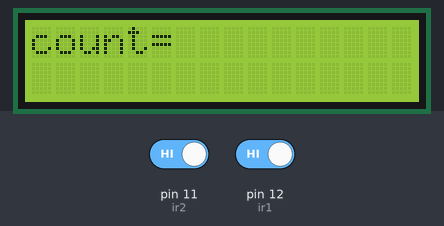
This sketch was run on a simulated Arduino Uno, built with avr-gcc and run on an emulated ATmega328P. Parts: 16×2 character LCD. The test bench sets the inputs (shaded band); at power-on: pin 11 (ir2) HIGH, pin 12 (ir1) HIGH.

Above: at 1.2 s.
1.3 s: pin 11 (ir2) driven LOW
At 2.2 s:
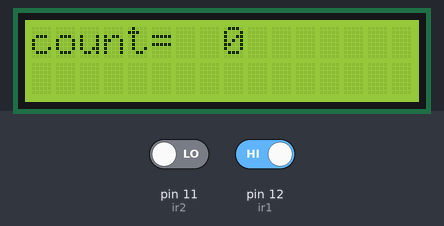
2.8 s: pin 12 (ir1) driven LOW
At 3.3 s:
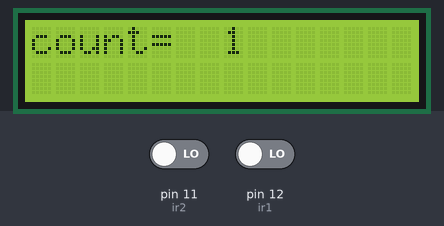
Timing chart, 0 to 5.8 s (numbered marks = the images above; inputs shaded):
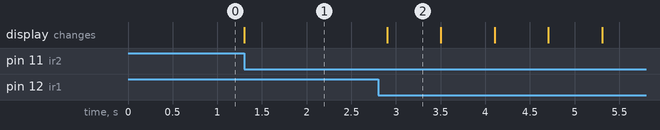

Measured:
- after the input at 1.3 s, the display: changes at once (image 1)
- after the input at 2.8 s, the display: changes after 0.10 s (image 2)
- what the display in image 2 shows lasts 0.6 s, from 2.9 s to 3.5 s

The sketch:

ir-sensor.ino
```cpp
#include<LiquidCrystal_I2C.h>

#include<Wire.h>
uint8_t ir1=12,ir2=11,ir1_val1,ir2_val2,count=0;
LiquidCrystal_I2C lcd(0x27,16,2);
void setup() {
  lcd.begin();
Serial.begin(9600);
pinMode(ir1,INPUT);
pinMode(ir2,INPUT);
lcd.clear();
lcd.setCursor(0,0);
lcd.print("count= ");
}

void loop() {
  ir1_val1=digitalRead(ir1);
 if(ir1_val1==0)
 {delay(100);
  ir2_val2=digitalRead(ir2);
  if(ir2_val2==0)
  { count++;
  lcd.setCursor(8,0);
    lcd.print(count);delay(500);
  }
 }
 else if(digitalRead(ir2)==0){
      if(count==0){
      count=0;
      lcd.setCursor(8,0);
     lcd.print(count);
      }
      else{
        count--;
      lcd.setCursor(8,0);
     lcd.print(count);delay(300);
 }
}
}
```
